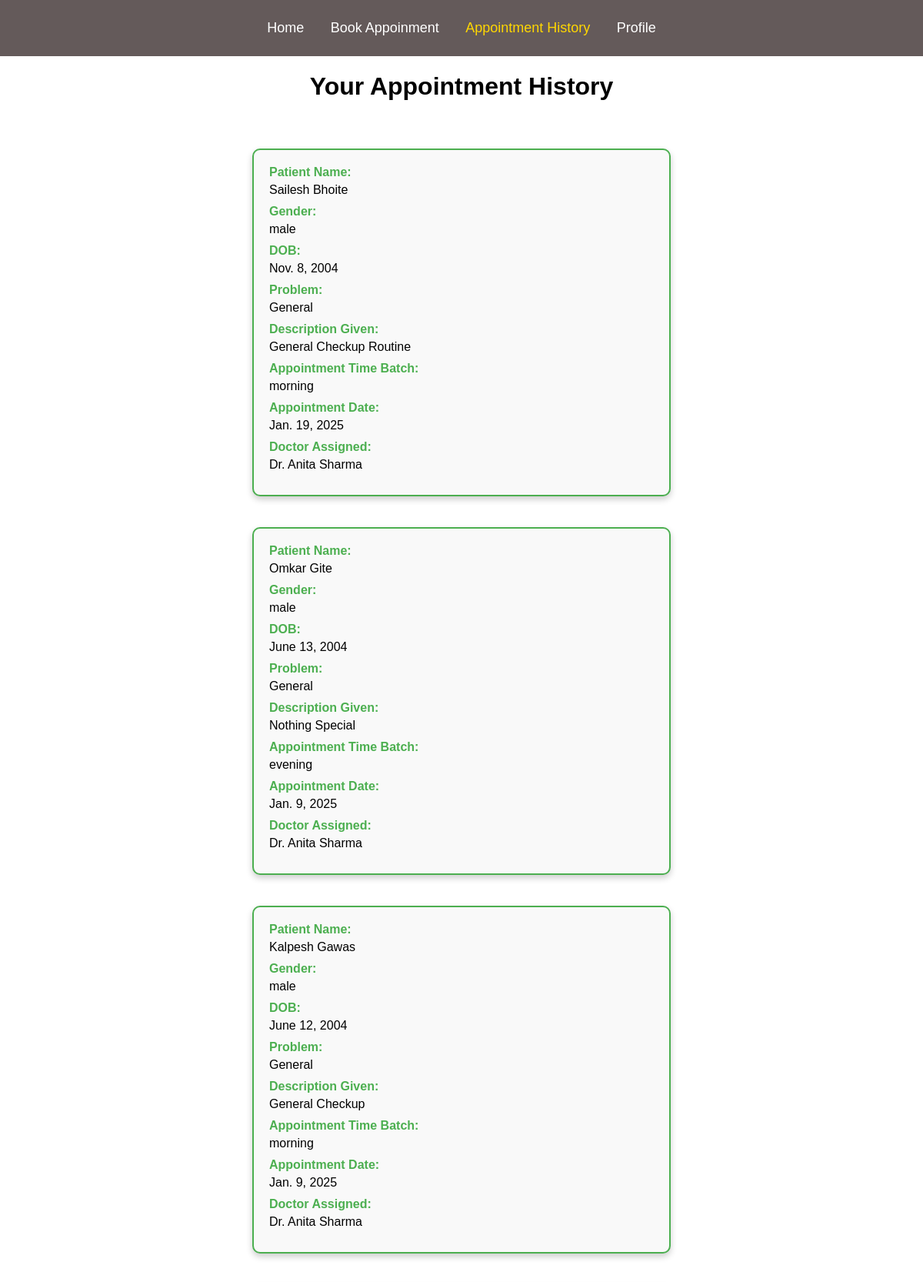
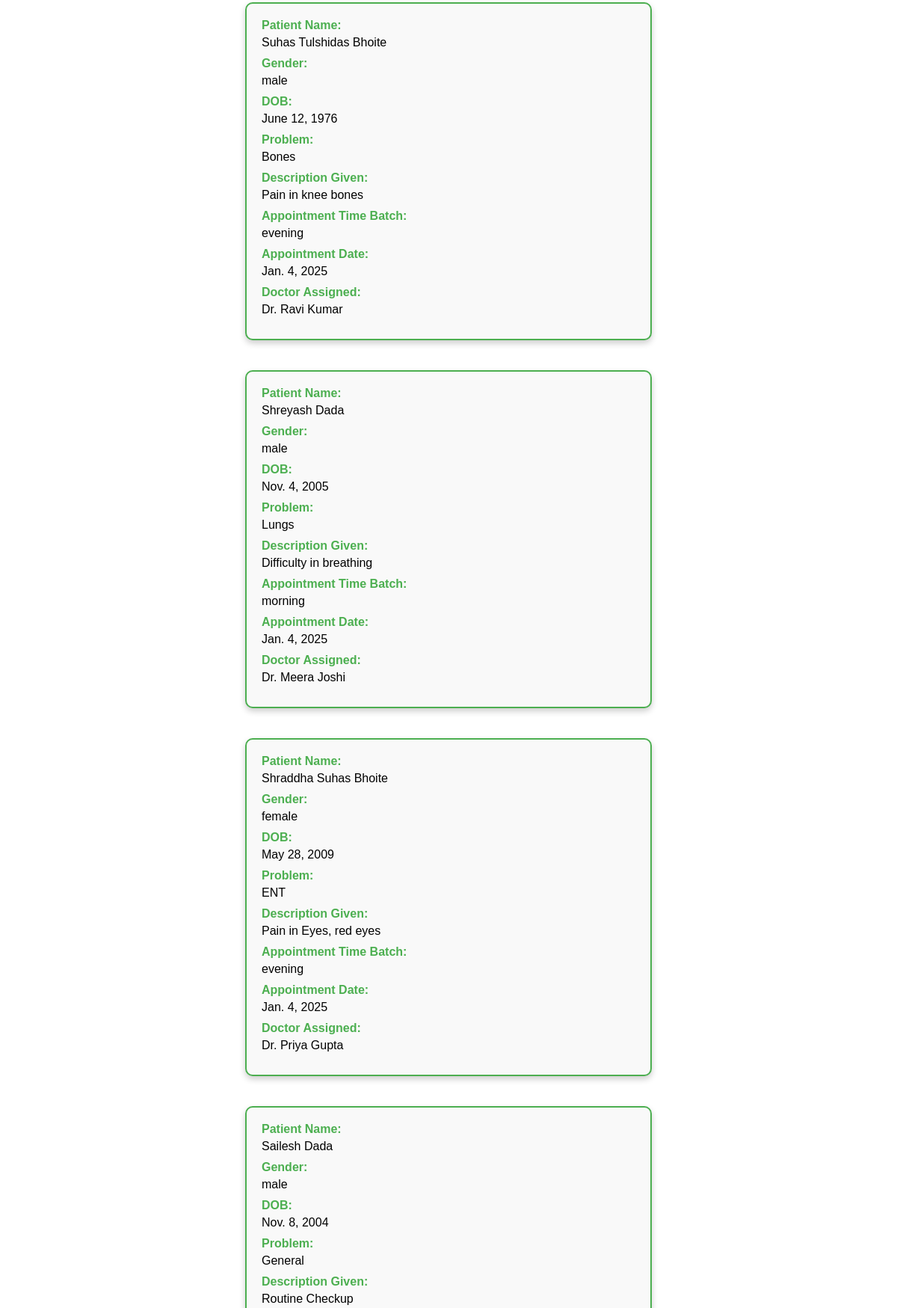
Page /my-homepage/appointment-history (signed in, upper part) on the committed database (2 pictures, top to bottom).
### Appointment/models.py (models this page shows)
class Appointment(models.Model):
    patient_name = models.CharField(max_length=50)
    gender = models.CharField(max_length=6)
    dob = models.DateField()
    problem_organ = models.CharField(max_length=10)
    problem_description = models.TextField()
    time_batch = models.CharField(max_length=7)
    appointment_date = models.DateField()
    user = models.ForeignKey('User.NewUser', on_delete=models.CASCADE)
    doctor = models.ForeignKey('Doctor.Doctor', on_delete=models.CASCADE)

### Doctor/models.py (models this page shows)
class Doctor(models.Model):
    name = models.CharField(max_length=20)
    gender = models.CharField(max_length=6)
    qualification = models.CharField(max_length=30)
    speciality = models.CharField(max_length=20)
    experience = models.IntegerField()
    mobile = models.CharField(max_length=10)
    email = models.EmailField()
    password = models.CharField(max_length=8)

### User/views.py (the view)
# urls.py: path('appointment-history', views.load_appointment_history, name="AppointmentHistory"),
def load_appointment_history(request):
    user_id = request.session.get('user_id')
    return render(request, "appointmenthistory.html", {'app_data': Appointment.objects.filter(user_id=user_id).order_by('-id')})

### templates/appointmenthistory.html (shortened to what this page needs)
{% extends 'baselogged.html' %}
{% block content %}
<h1 align="center">Your Appointment History</h1>
<div class="container">
    {% for appointment in app_data %}
        <div class="appointment-card">
            <div class="label">Patient Name:</div>
            <div class="value">{{ appointment.patient_name }}</div>
            <div class="label">Gender:</div>
            <div class="value">{{ appointment.gender }}</div>
            <div class="label">DOB:</div>
            <div class="value">{{ appointment.dob }}</div>
            <div class="label">Problem:</div>
            <div class="value">{{ appointment.problem_organ }}</div>
            <div class="label">Description Given:</div>
            <div class="value">{{ appointment.problem_description }}</div>
            <div class="label">Appointment Time Batch:</div>
            <div class="value">{{ appointment.time_batch }}</div>
            <div class="label">Appointment Date:</div>
            <div class="value">{{ appointment.appointment_date }}</div>
            <div class="label">Doctor Assigned:</div>
            <div class="value">{{ appointment.doctor.name }}</div>
        </div>
    {% endfor %}
</div>
{% endblock %}

### static/css/homepagecss.css (style rules this page uses)
body { font-family: sans-serif; margin: 0; padding: 0; }
.container { max-width: 960px; margin: 0 auto; padding: 20px; }

### templates/headerlogged.html (style rules this page uses)
body { font-family: Arial, sans-serif; margin: 0; padding: 0; }

### templates/appointmenthistory.html (style rules this page uses)
.container { display: flex; flex-direction: column; align-items: center; }
.appointment-card { border: 2px solid #4CAF50; border-radius: 10px; padding: 20px; margin: 20px; width: 500px; background-color: #f9f9f9; box-shadow: 0 4px 8px 0 rgba(0, 0, 0, 0.2); transition: 0.3s; }
.appointment-card .label { font-weight: bold; color: #4CAF50; margin-bottom: 5px; }
.appointment-card .value { margin-bottom: 10px; }

### rows in the picture
Appointment: patient_name "Sailesh Bhoite", gender "male", dob "Nov. 8, 2004", problem_organ "General", problem_description "General Checkup Routine", time_batch "morning", appointment_date "Jan. 19, 2025", doctor.name "Dr. Anita Sharma"
Appointment: patient_name "Omkar Gite", gender "male", dob "June 13, 2004", problem_organ "General", problem_description "Nothing Special", time_batch "evening", appointment_date "Jan. 9, 2025", doctor.name "Dr. Anita Sharma"
Appointment: patient_name "Kalpesh Gawas", gender "male", dob "June 12, 2004", problem_organ "General", problem_description "General Checkup", time_batch "morning", appointment_date "Jan. 9, 2025", doctor.name "Dr. Anita Sharma"
Appointment: patient_name "Suhas Tulshidas Bhoite", gender "male", dob "June 12, 1976", problem_organ "Bones", problem_description "Pain in knee bones", time_batch "evening", appointment_date "Jan. 4, 2025", doctor.name "Dr. Ravi Kumar"
Appointment: patient_name "Shreyash Dada", gender "male", dob "Nov. 4, 2005", problem_organ "Lungs", problem_description "Difficulty in breathing", time_batch "morning", appointment_date "Jan. 4, 2025", doctor.name "Dr. Meera Joshi"
Appointment: patient_name "Shraddha Suhas Bhoite", gender "female", dob "May 28, 2009", problem_organ "ENT", problem_description "Pain in Eyes, red eyes", time_batch "evening", appointment_date "Jan. 4, 2025", doctor.name "Dr. Priya Gupta"
Appointment: patient_name "Sailesh Dada", gender "male", dob "Nov. 8, 2004", problem_organ "General", problem_description "Routine Checkup"
